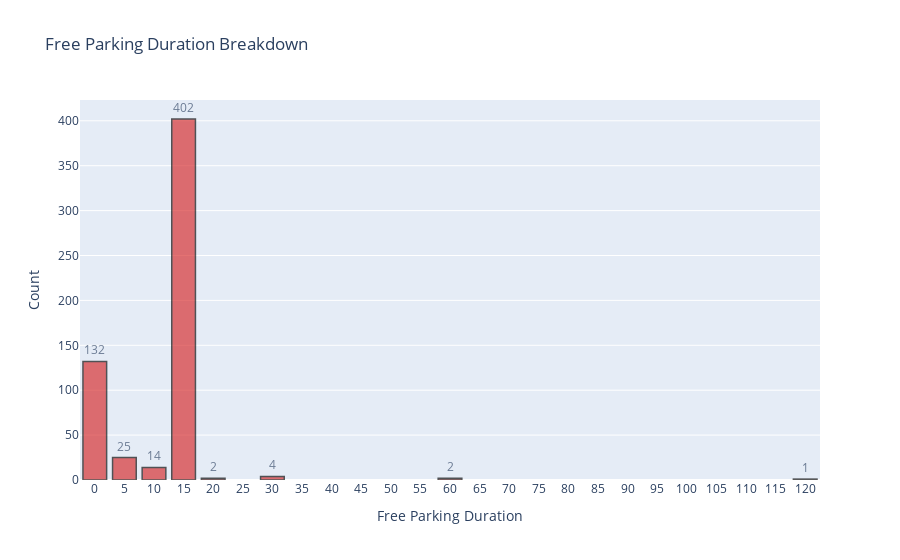

The notebook cell this image was saved under:
### Markdown cell above
### 3.5 - Free Stopping Distribution

### Code cell
# Free stopping distribution graph
index = df_live.groupby("ucretsizparklanmadk")["parkid"].count().sort_values(ascending=False).index
value = df_live.groupby("ucretsizparklanmadk")["parkid"].count().sort_values(ascending=False).values

fig = go.Figure(data=[go.Bar(x=index, y=value,
                hovertext=index, text=value, textposition="outside")])

fig.update_traces(marker_color="#D62728", marker_line_color="black",
                  marker_line_width=1.5, opacity=0.65)

fig.update_layout(title_text="Free Parking Duration Breakdown",
                  xaxis_title="Free Parking Duration",
                  legend_orientation="h",
                  yaxis_title="Count",)

fig.update_xaxes(tick0=0, dtick=5)

fig.show()

### Figure 1 — Plotly figure (JSON) as saved in the notebook; plotly's stock layout.template omitted (floating-point values rounded to 4 significant figures)
{"data": [{"hovertext": [15, 0, 5, 10, 30, 60, 20, 120], "marker": {"color": "#D62728", "line": {"color": "black", "width": 1.5}}, "opacity": 0.65, "text": [402, 132, 25, 14, 4, 2, 2, 1], "textposition": "outside", "type": "bar", "x": [15, 0, 5, 10, 30, 60, 20, 120], "y": [402, 132, 25, 14, 4, 2, 2, 1]}], "layout": {"legend": {"orientation": "h"}, "title": {"text": "Free Parking Duration Breakdown"}, "xaxis": {"dtick": 5, "tick0": 0, "title": {"text": "Free Parking Duration"}}, "yaxis": {"title": {"text": "Count"}}}}
